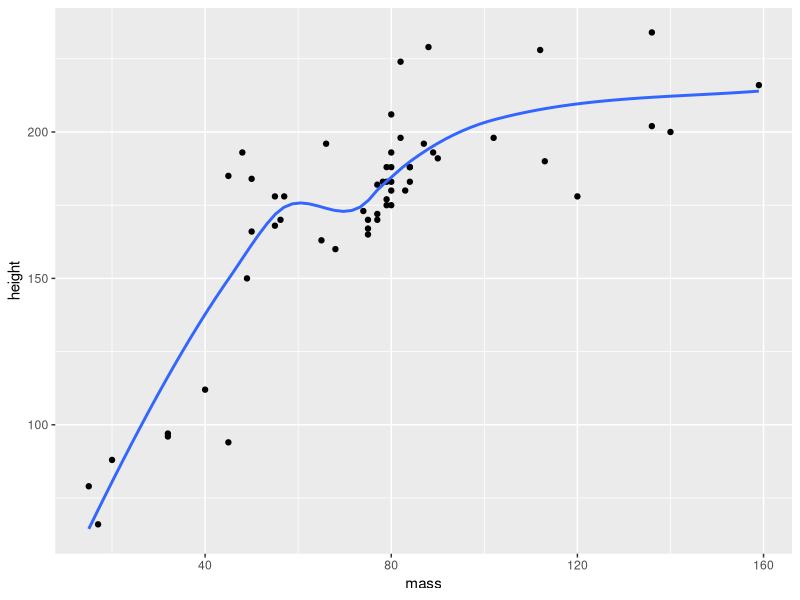
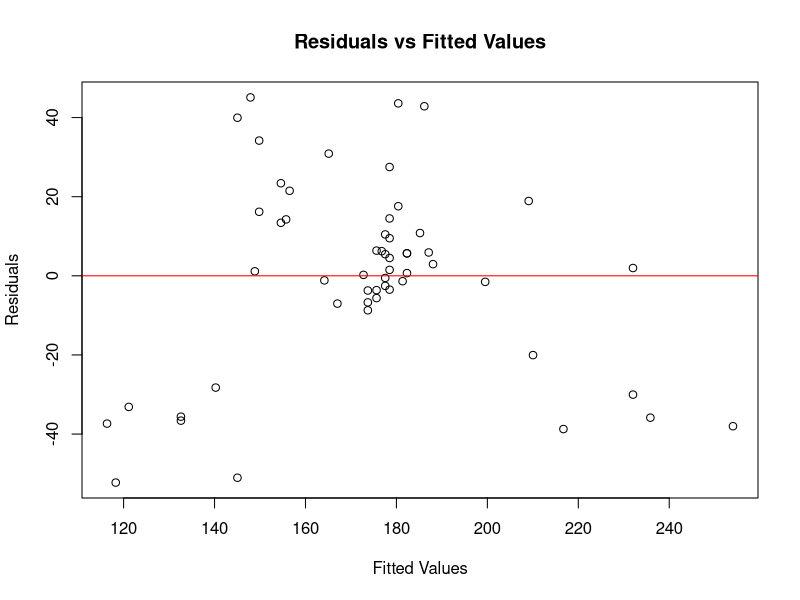

Write the R code that produced these figures, in order.
## ---- chunk 1
library(tidyverse)
starwars |>
  filter(mass < 500) |>
  drop_na(sex) ->
  sw
ggplot(sw, aes(mass, height)) + geom_point() + geom_smooth(se=FALSE)
## ---- chunk 2
model = lm(height ~ mass, data = sw)
model
summary(model)
## ---- chunk 3
residuals <- resid(model)
fitted_values <- fitted(model)
plot(fitted_values, residuals, 
     xlab = "Fitted Values", ylab = "Residuals", 
     main = "Residuals vs Fitted Values")
abline(h = 0, col = "red")
## ---- chunk 4
sw$mass2 <- sw$mass^2
model1 = lm(height ~ mass, data = sw)
model2 = lm(height ~ mass2, data = sw)
summary(model1)
summary(model2)
## ---- chunk 5
set.seed(124)
library(caret)
index <- createDataPartition(sw$height, p=0.6, list=FALSE)
trainData <- sw[index, ]
testData <- sw[-index, ]
model_val <- lm(height ~ mass, data=trainData)
predictions_val <- predict(model_val, newdata=testData)
mse_val <- mean((predictions_val - testData$height)^2)
mse_val
## ---- chunk 6
set.seed(124)
train_control_loocv <- trainControl(method="LOOCV")
model_loocv <- train(height ~ mass, data=sw, method="lm", trControl=train_control_loocv)
mse_loocv <- min(model_loocv$results$RMSE)^2
mse_loocv 
## ---- chunk 7
set.seed(124)
train_control_kfold <- trainControl(method="cv", number=11)
model_kfold <- train(height ~ mass, data=sw, method="lm", trControl=train_control_kfold)
mse_kfold <- min(model_kfold$results$RMSE)^2
mse_kfold
## ---- chunk 8

set.seed(124)
sw$sex <- as.factor(sw$sex)
train_control <- trainControl(method="cv", number=11)
model <- train(height ~ mass + sex, data=sw, method="lm", trControl=train_control)
mse3 <- min(model$results$RMSE)^2
mse3
